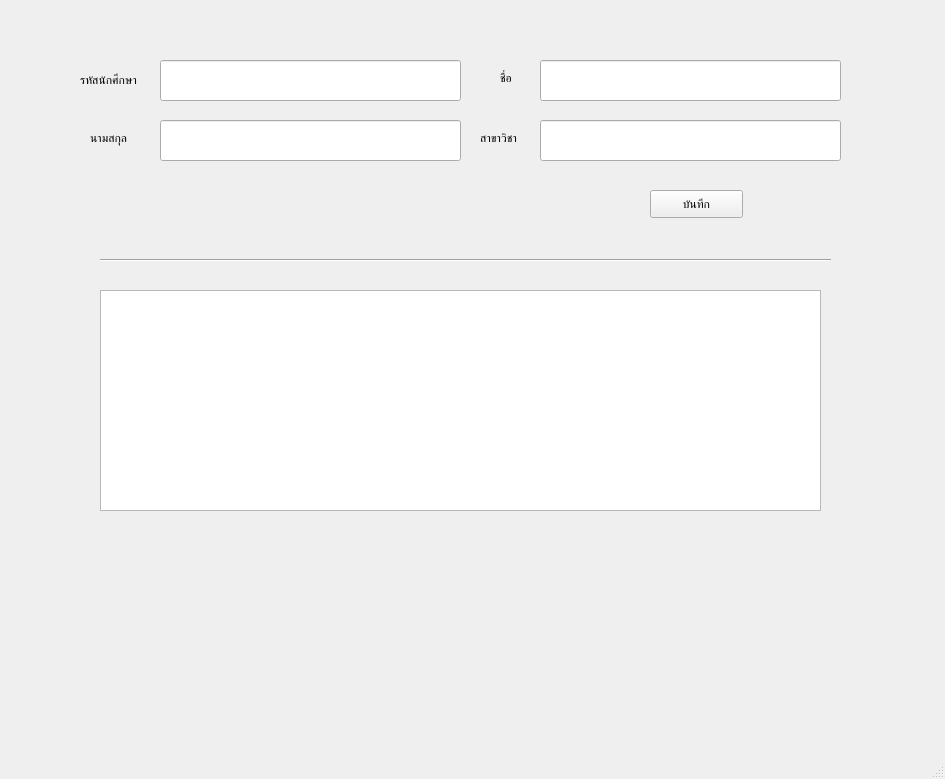
<?xml version="1.0" encoding="UTF-8"?>
<ui version="4.0">
 <class>MainWindow</class>
 <widget class="QMainWindow" name="MainWindow">
  <property name="geometry">
   <rect>
    <x>0</x>
    <y>0</y>
    <width>945</width>
    <height>779</height>
   </rect>
  </property>
  <property name="windowTitle">
   <string>MainWindow</string>
  </property>
  <widget class="QWidget" name="centralwidget">
   <widget class="QPushButton" name="pushButton">
    <property name="geometry">
     <rect>
      <x>650</x>
      <y>190</y>
      <width>93</width>
      <height>28</height>
     </rect>
    </property>
    <property name="text">
     <string>บันทึก</string>
    </property>
   </widget>
   <widget class="QLineEdit" name="lineEdit">
    <property name="geometry">
     <rect>
      <x>160</x>
      <y>60</y>
      <width>301</width>
      <height>41</height>
     </rect>
    </property>
   </widget>
   <widget class="QLineEdit" name="lineEdit_2">
    <property name="geometry">
     <rect>
      <x>540</x>
      <y>60</y>
      <width>301</width>
      <height>41</height>
     </rect>
    </property>
   </widget>
   <widget class="QLineEdit" name="lineEdit_3">
    <property name="geometry">
     <rect>
      <x>160</x>
      <y>120</y>
      <width>301</width>
      <height>41</height>
     </rect>
    </property>
   </widget>
   <widget class="QLineEdit" name="lineEdit_4">
    <property name="geometry">
     <rect>
      <x>540</x>
      <y>120</y>
      <width>301</width>
      <height>41</height>
     </rect>
    </property>
   </widget>
   <widget class="QLabel" name="label">
    <property name="geometry">
     <rect>
      <x>80</x>
      <y>70</y>
      <width>81</width>
      <height>20</height>
     </rect>
    </property>
    <property name="text">
     <string>รหัสนักศึกษา</string>
    </property>
   </widget>
   <widget class="QLabel" name="label_2">
    <property name="geometry">
     <rect>
      <x>500</x>
      <y>70</y>
      <width>41</width>
      <height>16</height>
     </rect>
    </property>
    <property name="text">
     <string>ชื่อ</string>
    </property>
   </widget>
   <widget class="QLabel" name="label_3">
    <property name="geometry">
     <rect>
      <x>90</x>
      <y>130</y>
      <width>55</width>
      <height>16</height>
     </rect>
    </property>
    <property name="text">
     <string>นามสกุล</string>
    </property>
   </widget>
   <widget class="QLabel" name="label_4">
    <property name="geometry">
     <rect>
      <x>480</x>
      <y>130</y>
      <width>55</width>
      <height>16</height>
     </rect>
    </property>
    <property name="text">
     <string>สาขาวิชา</string>
    </property>
   </widget>
   <widget class="Line" name="line">
    <property name="geometry">
     <rect>
      <x>100</x>
      <y>250</y>
      <width>731</width>
      <height>20</height>
     </rect>
    </property>
    <property name="orientation">
     <enum>Qt::Horizontal</enum>
    </property>
   </widget>
   <widget class="QTableWidget" name="tableWidget">
    <property name="geometry">
     <rect>
      <x>100</x>
      <y>290</y>
      <width>721</width>
      <height>221</height>
     </rect>
    </property>
   </widget>
  </widget>
  <widget class="QMenuBar" name="menubar">
   <property name="geometry">
    <rect>
     <x>0</x>
     <y>0</y>
     <width>945</width>
     <height>26</height>
    </rect>
   </property>
  </widget>
  <widget class="QStatusBar" name="statusbar"/>
 </widget>
 <resources/>
 <connections/>
</ui>
